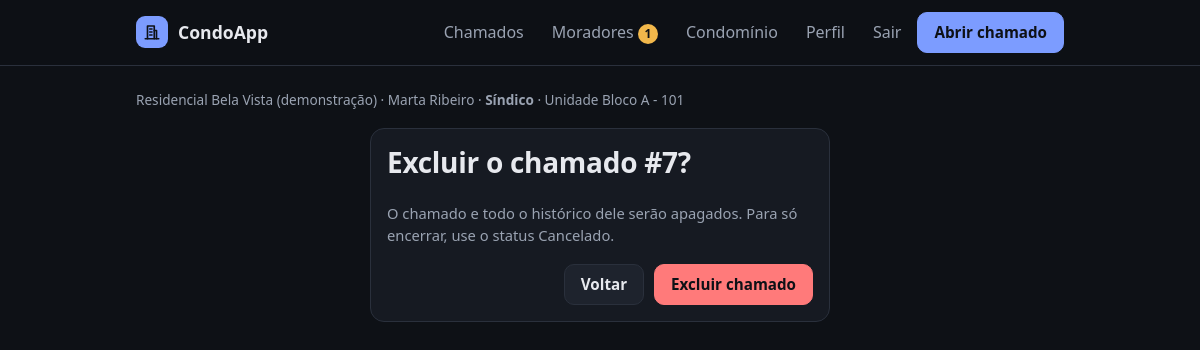
Screenshot of /chamados/7/excluir/ (signed in) with the database file from the repository.
### core/models.py (models this page shows, shortened)
class Perfil(models.Model):
    SINDICO = "sindico"
    MORADOR = "morador"
    PAPEIS = [(SINDICO, "Síndico"), (MORADOR, "Morador")]
    usuario = models.OneToOneField(settings.AUTH_USER_MODEL, on_delete=models.CASCADE, related_name="perfil")
    condominio = models.ForeignKey(Condominio, on_delete=models.CASCADE, related_name="perfis")
    unidade = models.ForeignKey(
        Unidade, on_delete=models.SET_NULL, null=True, blank=True,
        related_name="moradores", verbose_name="unidade",
    )
    papel = models.CharField("perfil", max_length=10, choices=PAPEIS, default=MORADOR)
    telefone = models.CharField("telefone", max_length=20, blank=True)
    aprovado = models.BooleanField("aprovado pelo síndico", default=False)
    criado_em = models.DateTimeField("cadastrado em", auto_now_add=True)
    class Meta:
        ordering = ["usuario__first_name"]
        verbose_name = "perfil"
        verbose_name_plural = "perfis"
    @property
    def nome(self):
        return self.usuario.get_full_name() or self.usuario.email
    @property
    def eh_sindico(self):
        return self.papel == self.SINDICO

class Condominio(models.Model):
    nome = models.CharField("nome", max_length=100)
    endereco = models.CharField("endereço", max_length=200)
    numero_unidades = models.PositiveIntegerField(
        "número de casas/apartamentos",
        validators=[MinValueValidator(1), MaxValueValidator(500)],
    )
    codigo_convite = models.CharField("código de convite", max_length=20, unique=True, default=gerar_codigo_convite)
    criado_em = models.DateTimeField("criado em", auto_now_add=True)
    class Meta:
        ordering = ["nome"]
        verbose_name = "condomínio"
        verbose_name_plural = "condomínios"
    def __str__(self):
        return self.nome

class Unidade(models.Model):
    condominio = models.ForeignKey(Condominio, on_delete=models.CASCADE, related_name="unidades")
    identificador = models.CharField("identificador", max_length=30)
    class Meta:
        ordering = ["id"]
        verbose_name = "unidade"
        verbose_name_plural = "unidades"
        constraints = [
            models.UniqueConstraint(
                fields=["condominio", "identificador"], name="unidade_unica_por_condominio"
            )
        ]
    def __str__(self):
        return self.identificador

### core/views.py (the view)
# urls.py: path("chamados/<int:pk>/excluir/", views.chamado_excluir, name="chamado_excluir"),
@sindico_obrigatorio
def chamado_excluir(request, pk):
    chamado, _ = _chamado_ou_404(request, pk)
    if request.method == "POST":
        chamado.delete()
        messages.success(request, f"Chamado #{pk} excluído.")
        return redirect("chamado_lista")
    return render(request, "core/confirmar.html", {
        "titulo": f"Excluir o chamado #{pk}?",
        "texto": "O chamado e todo o histórico dele serão apagados. Para só encerrar, use o status Cancelado.",
        "voltar": reverse("chamado_detalhe", args=[pk]),
        "botao": "Excluir chamado",
    })

### core/acesso.py (called while the page is built)
def perfil_obrigatorio(view):
    @wraps(view)
    def interna(request, *args, **kwargs):
        user = request.user
        if not user.is_authenticated:
            return redirect_to_login(request.get_full_path())
        perfil = getattr(user, "perfil", None)
        if perfil is None:
            if user.is_staff:
                return redirect("admin:index")
            logout(request)
            messages.error(request, "Esta conta não está ligada a nenhum condomínio.")
            return redirect("entrar")
        if not perfil.aprovado:
            logout(request)
            messages.error(request, "Seu cadastro ainda aguarda a aprovação do síndico.")
            return redirect("entrar")
        request.perfil = perfil
        return view(request, *args, **kwargs)
    return interna

def sindico_obrigatorio(view):
    @perfil_obrigatorio
    @wraps(view)
    def interna(request, *args, **kwargs):
        if not request.perfil.eh_sindico:
            raise PermissionDenied("Somente o síndico pode acessar esta página.")
        return view(request, *args, **kwargs)
    return interna

### core/contexto.py (called while the page is built)
def perfil(request):
    user = getattr(request, "user", None)
    perfil = getattr(user, "perfil", None) if user and user.is_authenticated else None
    pendentes = 0
    if perfil and perfil.aprovado and perfil.eh_sindico:
        pendentes = Perfil.objects.filter(condominio=perfil.condominio_id, aprovado=False).count()
    return {"perfil": perfil, "pendentes": pendentes}

### core/models.py (called while the page is built, shortened)
    def relacao(self, perfil):
        if perfil.condominio_id != self.condominio_id:
            return None
        if perfil.eh_sindico:
            return "sindico"

### core/views.py (called while the page is built)
def _chamado_ou_404(request, pk):
    chamado = get_object_or_404(
        Chamado.objects.select_related("condominio", "unidade_envolvida", "criado_por__perfil")
        .prefetch_related("unidades", "afetados"),
        pk=pk, condominio=request.perfil.condominio,
    )
    relacao = chamado.relacao(request.perfil)
    if relacao is None:
        raise Http404
    return chamado, relacao

### core/templates/core/confirmar.html (shortened to what this page needs)
{% extends "core/base.html" %}
{% block conteudo %}
<div class="pagina-estreita">
  <form method="post" class="cartao formulario">
    <h1>{{ titulo }}</h1>
    <p class="sutil">{{ texto }}</p>
    <div class="acoes">
      <a class="botao" href="{{ voltar }}">Voltar</a>
      <button type="submit" class="botao botao-perigo">{{ botao }}</button>
    </div>
  </form>
</div>
{% endblock %}

### core/templates/core/base.html (shortened to what this page needs)
{% load static %}<!doctype html>
<html lang="pt-br">
<head>
  <link rel="stylesheet" href="{% static 'core/style.css' %}">
</head>
<body>
  <header class="topo">
    <div class="topo-interno">
      <a class="marca" href="{% url 'inicio' %}">
        <span class="marca-icone" aria-hidden="true">
          <svg viewBox="0 0 24 24" width="18" height="18" fill="none" stroke="currentColor" stroke-width="2.2" stroke-linecap="round" stroke-linejoin="round"><path d="M6 21V4h9v17"/><path d="M15 10h3v11"/><path d="M3 21h18"/><path d="M9 8h3M9 12h3M9 16h3"/></svg>
        </span>
        CondoApp
      </a>
      {% if perfil and perfil.aprovado %}
      {% with pagina=request.resolver_match.url_name %}
      <nav class="menu" aria-label="Principal">
        <a href="{% url 'chamado_lista' %}"{% if pagina in "chamado_lista chamado_detalhe chamado_editar" %} aria-current="page"{% endif %}>Chamados</a>
        {% if perfil.eh_sindico %}
          <a href="{% url 'moradores' %}">Moradores{% if pendentes %} <span class="contador" title="Cadastros aguardando aprovação">{{ pendentes }}</span>{% endif %}</a>
          <a href="{% url 'condominio' %}"{% if pagina in "condominio unidades" %} aria-current="page"{% endif %}>Condomínio</a>
        {% endif %}
        <a href="{% url 'meu_perfil' %}"{% if pagina == "meu_perfil" %} aria-current="page"{% endif %}>Perfil</a>
        <form method="post" action="{% url 'sair' %}" class="form-sair">
          <button type="submit" class="link-botao">Sair</button>
        </form>
        <a class="botao botao-primario" href="{% url 'chamado_novo' %}">Abrir chamado</a>
      </nav>
      {% endwith %}
      {% else %}
      <nav class="menu" aria-label="Conta">
        <a href="{% url 'entrar' %}">Entrar</a>
        <a class="botao botao-primario" href="{% url 'cadastro_sindico' %}">Cadastrar condomínio</a>
      </nav>
      {% endif %}
    </div>
  </header>
  <main class="conteudo">
    {% if perfil and perfil.aprovado %}
      <p class="contexto-usuario">{{ perfil.condominio }} · {{ perfil.nome }} · <strong>{{ perfil.get_papel_display }}</strong>{% if perfil.unidade %} · Unidade {{ perfil.unidade }}{% endif %}</p>
    {% endif %}
    {% block conteudo %}{% endblock %}
  </main>
</body>
</html>

### core/static/core/style.css (style rules this page uses)
:root { color-scheme: dark; --fundo: #0e1116; --superficie: #161a22; --superficie-2: #1e232d; --borda: #2a303c; --borda-forte: #3a4252; --texto: #e7e9ee; --texto-sutil: #9aa3b2; --primaria: #7c9cff; --primaria-hover: #97b1ff; --primaria-texto: #0e1116; --azul: #7c9cff; --amarelo: #f2b84b; --verde: #45d09e; --vermelho: #ff7a7a; --cinza: #8b93a1; --raio: 14px; }
*, *::before, *::after { box-sizing: border-box; }
body { margin: 0; background: var(--fundo); color: var(--texto); font: 1rem/1.5 system-ui, -apple-system, "Segoe UI", Roboto, sans-serif; -webkit-text-size-adjust: 100%; }
a { color: var(--primaria); text-decoration: none; }
h1 { margin: 0; font-size: 1.45rem; line-height: 1.25; letter-spacing: -0.01em; }
.topo { position: sticky; top: 0; z-index: 10; background: rgb(14 17 22 / 0.88); backdrop-filter: blur(8px); border-bottom: 1px solid var(--borda); }
.topo-interno { max-width: 960px; margin: 0 auto; padding: 12px 16px; display: flex; flex-wrap: wrap; align-items: center; justify-content: space-between; gap: 10px 16px; }
.marca { display: flex; align-items: center; gap: 10px; color: var(--texto); font-weight: 700; font-size: 1.1rem; }
.marca-icone { display: grid; place-items: center; width: 32px; height: 32px; border-radius: 9px; background: var(--primaria); color: var(--primaria-texto); }
.menu { display: flex; align-items: center; gap: 4px; }
.menu a:not(.botao) { padding: 8px 12px; border-radius: 9px; color: var(--texto-sutil); font-weight: 500; }
.conteudo { max-width: 960px; margin: 0 auto; padding: 24px 16px 56px; }
.sutil { margin: 4px 0 0; color: var(--texto-sutil); font-size: 0.92rem; }
.botao { display: inline-flex; align-items: center; justify-content: center; min-height: 40px; padding: 8px 16px; border: 1px solid var(--borda); border-radius: 10px; background: var(--superficie-2); color: var(--texto); font: inherit; font-size: 0.95rem; font-weight: 600; white-space: nowrap; cursor: pointer; }
.botao-primario { background: var(--primaria); border-color: var(--primaria); color: var(--primaria-texto); }
.acoes { display: flex; flex-wrap: wrap; justify-content: flex-end; gap: 10px; }
.cartao { padding: 16px; background: var(--superficie); border: 1px solid var(--borda); border-radius: var(--raio); }
form.cartao { max-width: 640px; }
.formulario { display: grid; gap: 18px; }
::placeholder { color: #6b7383; }
@media (min-width: 720px) { h1 { font-size: 1.75rem; } }
@media (min-width: 720px) { .conteudo { padding-top: 32px; } }
.menu { flex-wrap: wrap; }
.form-sair { margin: 0; }
.link-botao { padding: 8px 12px; border: 0; border-radius: 9px; background: none; color: var(--texto-sutil); font: inherit; font-weight: 500; cursor: pointer; }
.contador { display: inline-grid; place-items: center; min-width: 20px; height: 20px; padding: 0 6px; border-radius: 999px; background: var(--amarelo); color: var(--fundo); font-size: 0.75rem; font-weight: 700; }
.contexto-usuario { margin: -8px 0 18px; color: var(--texto-sutil); font-size: 0.85rem; }
.botao-perigo { background: var(--vermelho); border-color: var(--vermelho); color: var(--fundo); }
.pagina-estreita { max-width: 460px; margin: 0 auto; }
.pagina-estreita form.cartao { max-width: none; }

### rows the page displays
Perfil: condominio "Residencial Bela Vista (demonstração)", nome "Marta Ribeiro", papel "Síndico", unidade "Bloco A - 101"

### other values shown
{{ pendentes }} "1"
{{ titulo }} "Excluir o chamado #7?"
{{ texto }} "O chamado e todo o histórico dele serão apagados. Para só encerrar, use o status Cancelado."
{{ botao }} "Excluir chamado"
